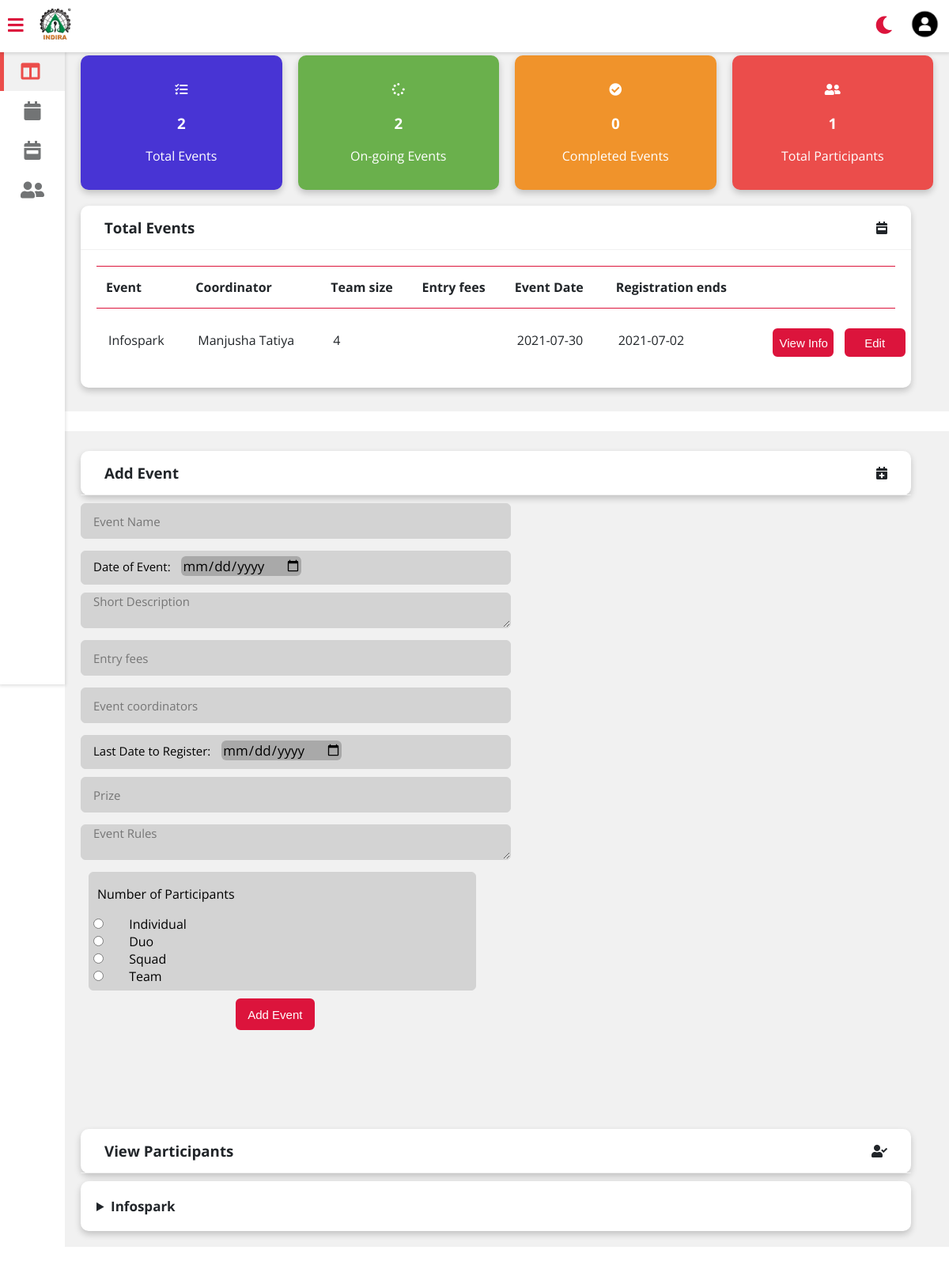
Page /OrganiserDashboard.php (signed in) on the committed database.
### tables this page shows
CREATE TABLE `events` (
  `EventID` int(11) NOT NULL,
  `Event_Creator` varchar(50) NOT NULL,
  `Event_Name` varchar(50) NOT NULL,
  `Short_Description` varchar(1000) NOT NULL,
  `Entry_fees` varchar(20) DEFAULT NULL,
  `Event_Coordinators` varchar(1000) NOT NULL,
  `Prize` varchar(300) DEFAULT NULL,
  `Event_Rules` varchar(1000) NOT NULL,
  `Participant_Type` varchar(20) NOT NULL,
  `Last_Date` date NOT NULL,
  `Event_Date` date NOT NULL
);

### OrganiserDashboard.php (the view, shortened to what this page needs)
<?php
$conn = mysqli_connect("localhost","root","","Event Portal");
$name = $_SESSION['name'];
$query = "SELECT * FROM Events WHERE Event_Creator = '".$name."'";
 $result = mysqli_query($conn, $query);
$result1 = mysqli_query($conn, $query);
$today = date("y-m-d");
$stmt1 = "SELECT * FROM Events";
$res1 = mysqli_query($conn, $stmt1);
$count1 = mysqli_num_rows($res1);
$stmt2 = "SELECT Event_Date FROM Events WHERE Event_Date >= '".$today."'";
$res2 = mysqli_query($conn, $stmt2);
$count2 = mysqli_num_rows($res2);
$stmt3 = "SELECT Event_Date FROM Events WHERE Event_Date < '".$today."'";
$res3 = mysqli_query($conn, $stmt3);
$count3 = mysqli_num_rows($res3);
$stmt4 = "SELECT * FROM Participants where Event_Creator = '".$name."'";
$res4 = mysqli_query($conn, $stmt4);
$count4 = mysqli_num_rows($res4);
?>
<!DOCTYPE html>
<html>
<head>
	<link rel="stylesheet" type="text/css" href="https://cdnjs.cloudflare.com/ajax/libs/Chart.js/2.9.3/Chart.min.css">
	<link rel="stylesheet" href="https://use.fontawesome.com/releases/v5.8.1/css/all.css">
	<link rel="stylesheet" type="text/css" href="css/organizer_style.css">
</head>
<body class="overlay-scrollbar">
	<div class="navbar">
		<ul class="navbar-nav">
			<li class="nav-item">
				<a class="nav-link">
					<i class="fas fa-bars" onclick="collapseSidebar()"></i>
				</a>
			</li>
			<li class="nav-item">
				<img src="images/indiralogo.png" alt="logo" class="logo logo-light">
			</li>
		</ul>
		<ul class="navbar-nav nav-right">
			<li class="nav-item mode">
				<a class="nav-link" href="#" onclick="switchTheme()">
					<i class="fas fa-moon dark-icon"></i>
				</a>
			</li>
			<li class="nav-item avt-wrapper">
				<div class="avt dropdown">
					<img src="images/dp.jpg"  alt="User image" class="dropdown-toggle" data-toggle="user-menu">
				</div>
			</li>
		</ul>
	</div>
	<div class="sidebar">
		<ul class="sidebar-nav">
            <li  class="sidebar-nav-item">
				<a href="#" class="sidebar-nav-link active">
					<div>
						<i class="fas fa-columns"></i>
					</div>
				</a>
			</li>
            <li class="sidebar-nav-item">
				<a href="#viewevents" class="sidebar-nav-link">
					<div>
						<i class="fas fa-calendar"></i>
					</div>
				</a>
			</li>
            <li class="sidebar-nav-item">
				<a href="#addevent" class="sidebar-nav-link">
					<div>
						<i class="fas fa-calendar-week"></i>
					</div>
				</a>
			</li>
			<li  class="sidebar-nav-item">
				<a href="#part" class="sidebar-nav-link">
					<div>
						<i class="fas fa-user-friends"></i>
					</div>
				</a>
			</li>
		</ul>
	</div>
	<section class = "viewevents" id="viewevents">
		<div class="wrapper">
			<div class="row">
				<div class="col-3 col-m-6 col-sm-6">
					<div class="counter tevents">
						<p>
							<i class="fas fa-tasks"></i>
						</p>
						<h3><?php echo $count1; ?></h3>
						<p>Total Events</p>
					</div>
				</div>
				<div class="col-3 col-m-6 col-sm-6">
					<div class="counter oevents">
						<p>
							<i class="fas fa-spinner"></i>
						</p>
						<h3><?php echo $count2; ?></h3>
						<p>On-going Events</p>
					</div>
				</div>
				<div class="col-3 col-m-6 col-sm-6">
					<div class="counter cevents">
						<p>
							<i class="fas fa-check-circle"></i>
						</p>
						<h3><?php echo $count3; ?></h3>
						<p>Completed Events</p>
					</div>
				</div>
				<div class="col-3 col-m-6 col-sm-6">
					<div class="counter participants">
						<p>
							<i class="fas fa-user-friends"></i>
						</p>
						<h3><?php echo $count4; ?></h3>
						<p>Total Participants</p>
					</div>
				</div>
			</div>
			<div class="row">
				<div class="col-8 col-m-12 col-sm-12">
					<div class="card">
						<div class="card-header">
							<h3>
								Total Events
							</h3>
							<i class="fas fa-calendar-week"></i>
						</div>
						<div class="card-content">
							<table>
								<thead>
									<tr>
									<th>Event</th>
									<th>Coordinator</th>
									<th>Team size</th>
									<th>Entry fees</th>
									<th>Event Date</th>
									<th>Registration ends</th>
									<th></th>
									<th></th>
									</tr>
								</thead>
								<tbody>
								<?php
                        		 while($row = mysqli_fetch_array($result))
                         		{
								 ?>
									<tr>
									<td class="event_name"><?php echo $row["Event_Name"]; ?></td>
									<td><?php echo $row["Event_Coordinators"]; ?></td>
									<td><?php echo $row["Participant_Type"]; ?></td>
									<td><?php echo $row["Entry_fees"]; ?></td>
									<td><?php echo $row["Event_Date"]; ?></td>
									<td><?php echo $row["Last_Date"]; ?></td>
									<td>
										<div class="button viewbtn">
											<a href = "#popup1"><input type="button" name="edit" value="View Info"/></a>
										</div>
									</td>
                              		<td>
									  	<div class="button editbtn">
									  		<a href = "#popup2"><input type="button" name="view" value="Edit" id="<?php echo $row["Event_Name"]; ?>"/></a>
										</div>
									</td>
									</tr>
									<?php
								 }
								 ?>
								</tbody>
							</table>
						</div>
					</div>
				</div>
			</div>
		</section>
		<section class="addevent" id="addevent">
			<div class = "card">
				<div class = "card-header">
					<h3>Add Event</h3>
					<i class = "fas fa-calendar-plus"></i>
				</div>
			</div>
			<div class = "form">
				<form action="add_event.php" method="post">
					<div class="fields">
						<div class="field name">
							<input type="text" name="EventName" placeholder="Event Name" required>
						</div>
						<div class="eventdate">
							<label>Date of Event:
								<input type ="date" name="EventDate" min=<?php echo date("Y-m-d"); ?> required>
							</label>
						</div>
						<div class="field textarea">
							<textarea cols="30" rows="10" name="shortdescription" placeholder="Short Description" required></textarea>
						</div>
						<div class="field fee">
							<input type="number" placeholder="Entry fees" name="fee">
						</div>
						<div class="field fee">
							<input type="text" placeholder="Event coordinators" name="coordinator" required>
						</div>
						<div class="submission">
							<label>Last Date to Register:
								<input type ="date" name="lastdate" min=<?php echo date("Y-m-d"); ?> required>
							</label>
						</div>
						<div class="field prize">
							<input type="text" placeholder="Prize" name="prize">
						</div>
						<div class="field textarea">
							<textarea cols="30" rows="10" name="eventrules" placeholder="Event Rules" required></textarea>
						</div>
						<div class="students">
							<p>Number of Participants</p>
							<input type="radio" id = "individual" name="stu" value="1">
							<label for="individual">Individual</label><br>
							<input type="radio" id = "duet" name="stu" value="2">
							<label for="duet">Duo</label><br>
							<input type="radio" id = "squad" name="stu" value="3">
							<label for="squad">Squad</label><br>
							<input type="radio" id = "team" name="stu" value="4">
							<label for="team">Team</label><br>
						</div>
						<div class="button">
							<button type="submit">Add Event</button>
						</div>
					</div>
				</form>
			</div>
		</section>
		<section class = "participant" id="part">
			<div class = "card">
				<div class = "card-header">
					<h3>View Participants</h3>
					<i class = "fas fa-user-check"></i>
				</div>
			</div>
			<div class = "collapse">
			<?php
                 while($row = mysqli_fetch_array($result1))
                 {
			?>
				<details>
					<summary><?php $eventname = $row['Event_Name']; echo $row['Event_Name'] ?></summary>
				</details>
			<?php
				}
			?>
			</div>
		</section>
</body>
</html>

### rows in the picture
events: Event_Name "Infospark", Event_Coordinators "Manjusha Tatiya", Participant_Type "4", Event_Date "2021-07-30", Last_Date "2021-07-02"

### other values in the picture
$count1 "2"
$count2 "2"
$count3 "0"
$count4 "1"
